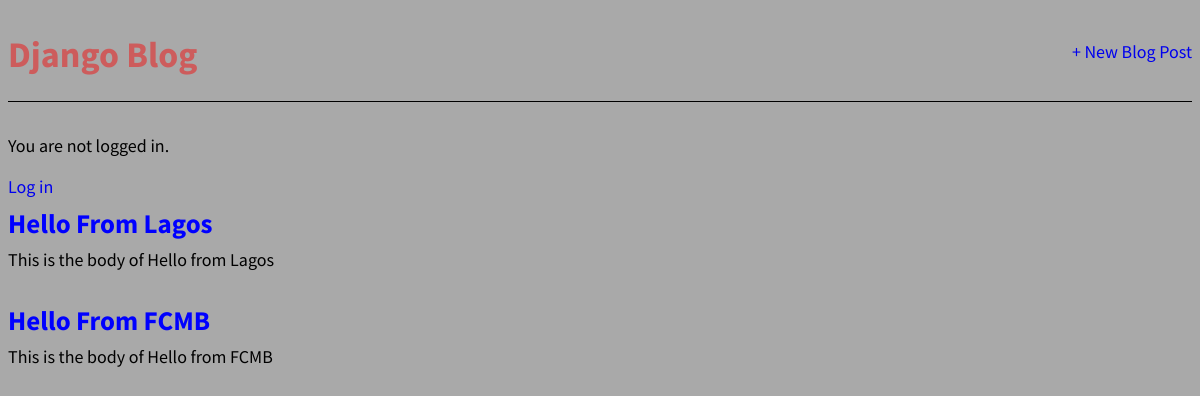
Before: / with the older database file.
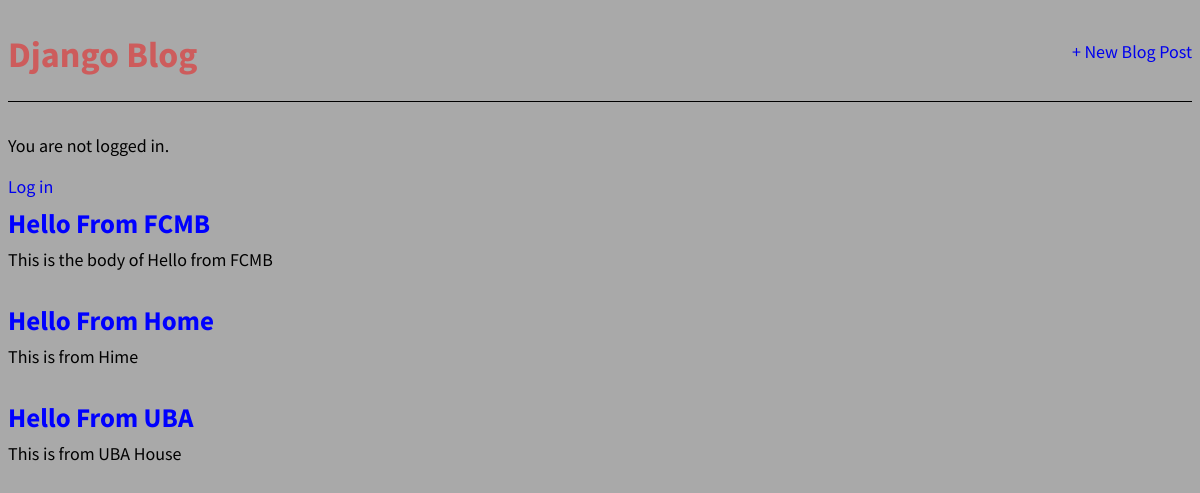
After: the same page with the newer database file.
### blog/models.py (models this page shows, shortened)
class Post(models.Model):
    title = models.CharField(max_length=200)
    author = models.ForeignKey(
        'auth.User',
        on_delete= models.CASCADE,
    )
    body = models.TextField()

### blog/views.py (the view)
# urls.py: path("", BlogListView.as_view(), name= 'home'),
class BlogListView(ListView):
    model = Post
    template_name = 'home.html'

### templates/home.html
{% extends 'base.html' %}
{% block content %}
    {% for post in object_list %}
        <div class="post-entry">
            <h2><a href="{% url 'post_details' post.pk %}">{{ post.title }}</a></h2>
            <p>{{ post.body }}</p>
        </div>
    {% endfor %}
{% endblock content %}

### templates/base.html (shortened to what this page needs)
{% load static %}
<html>
    <head>
        <link href="{% static 'css/base.css' %}" rel="stylesheet">
    </head>
    <body>
        <header>
            <div class="nav-left">
                <h1><a href="{% url 'home' %}">Django Blog</a></h1>
            </div>
            <div class="nav-right">
                <a href="{% url 'post_new' %}">+ New Blog Post</a>
            </div>
        </header>
        {% if user.is_authenticated %}
            <p>Hi, {{ user.username }}!</p>
            <a href="{% url 'logout' %}">Log out</a>
        {% else %}
            <p>You are not logged in.</p>
            <a href="{% url 'login' %}">Log in</a>
        {% endif %}
        <div>
            {% block content%}
            {% endblock content %}
        </div>
    </body>
</html>

### static/css/base.css (style rules this page uses)
header h1 a { color: indianred; }
header { border-bottom: 1px solid #000; margin-bottom: 2rem; display: flex; }
body { background-color: darkgrey; font-family: 'Source Sans Pro',Helvetica, sans-serif; font-size: 18px; }
a { text-decoration: none; }
.nav-left { margin-right: auto; }
.nav-right { display: flex; padding-top: 2rem; }
.post-entry { margin-bottom: 2rem; }
.post-entry h2 { margin: 0.5rem 0; }
.post-entry h2 a, .post-entry h2 a:visited { color: blue; text-decoration: none; }
.post-entry p { margin: 0; font-weight: 400; }

Changed rows visible on the page:
removed Post: title "Hello From Lagos", body "This is the body of Hello from Lagos"
added Post: title "Hello From Home", body "This is from Hime"
added Post: title "Hello From UBA", body "This is from UBA House"
